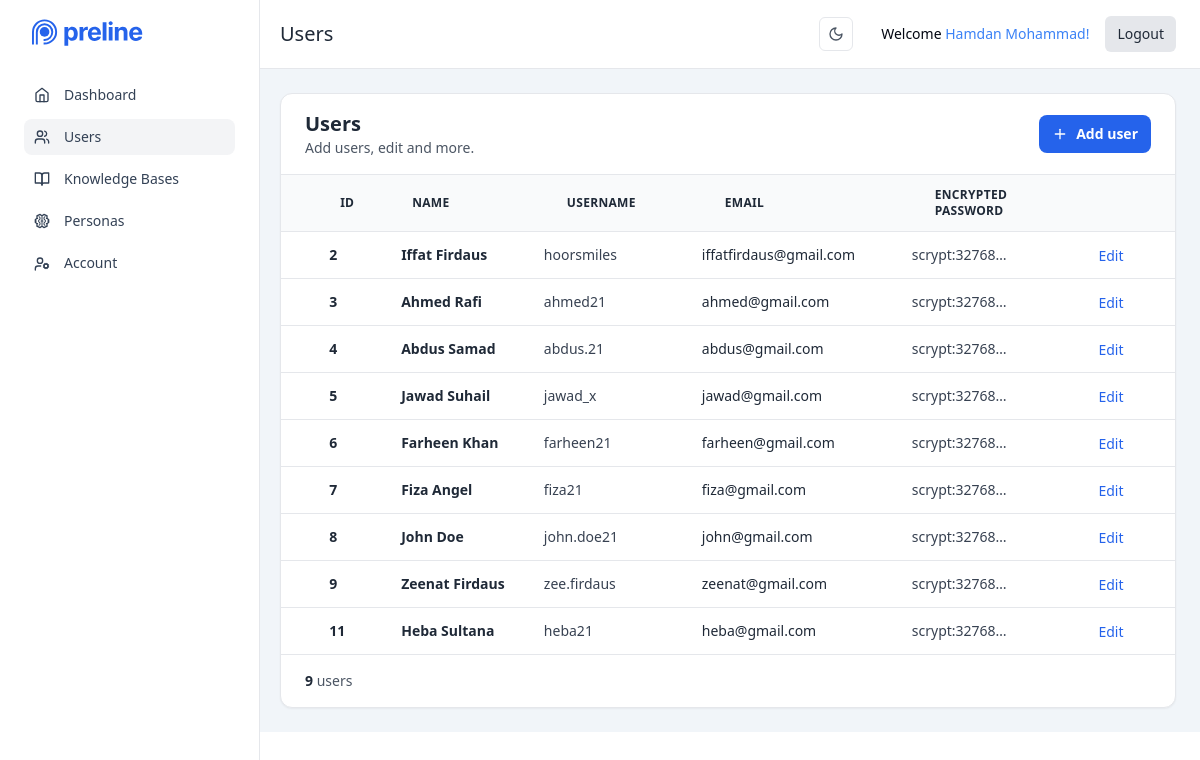
Before: /admin/users (signed in) with the older database file.
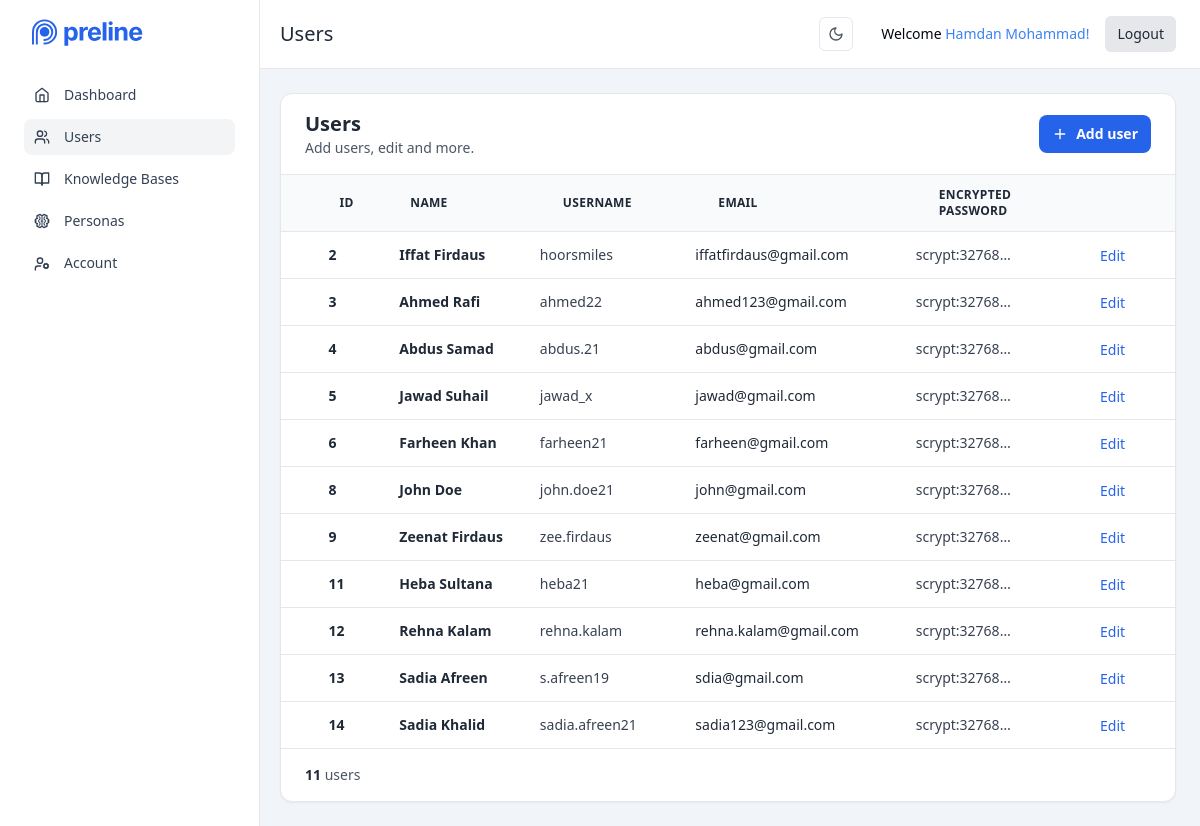
After: the same page with the newer database file.
### models.py (models this page shows, shortened)
class User(UserMixin, db.Model):
    id = db.Column("id", db.Integer, primary_key=True)
    name = db.Column(db.String(100), nullable=False)
    username = db.Column(db.String(100), unique=True, nullable=False)
    email = db.Column(db.String(100), unique=True, nullable=False)
    password = db.Column(db.String(100), nullable=False)
    is_admin = db.Column(db.Boolean, nullable=True, default=False)
    personas = db.relationship('Persona', backref='user', lazy='dynamic')
    data = db.relationship('Data', backref='user', lazy='dynamic')
    conversations = db.relationship('Conversation', backref='user', lazy='dynamic')
    messages = db.relationship('Message', backref='user', lazy='dynamic')

### admin.py (the view, shortened to what this page needs)
@admin.route('/users', methods=['GET', 'POST'])
@login_required
def users():
    if current_user.is_admin:
        user_list = User.query.filter_by(is_admin=False).all()
        return render_template('users.html', users=user_list, count=len(user_list))
    else:
        abort(401)

### app.py (called while the page is built)
@login_manager.user_loader
def load_user(user_id):
    return User.query.get(int(user_id))

### templates/admin/users.html (shortened to what this page needs)
{% extends "admin_base.html" %}
{% block content %}
<div class="flex flex-col">
  <div class="-m-1.5 overflow-x-auto">
    <div class="p-1.5 min-w-full inline-block align-middle">
      <div
        class="bg-white border border-gray-200 rounded-xl shadow-sm overflow-hidden dark:bg-slate-800 dark:border-slate-700">
        <div
          class="px-6 py-4 grid gap-3 md:flex md:justify-between md:items-center border-b border-gray-200 dark:border-slate-700">
          <div>
            <h2 class="text-xl font-semibold text-gray-800 dark:text-slate-200">
              Users
            </h2>
            <p class="text-sm text-gray-600 dark:text-slate-400">
              Add users, edit and more.
            </p>
          </div>
          <div>
            <div class="inline-flex gap-x-2">
              <button type="button"
                class="py-2 px-3 inline-flex items-center gap-x-2 text-sm font-semibold rounded-lg border border-transparent bg-blue-600 text-white hover:bg-blue-700 disabled:opacity-50 disabled:pointer-events-none"
                data-hs-overlay="#hs-static-backdrop-modal">
                <svg class="flex-shrink-0 size-4" xmlns="http://www.w3.org/2000/svg" width="24" height="24"
                  viewBox="0 0 24 24" fill="none" stroke="currentColor" stroke-width="2" stroke-linecap="round"
                  stroke-linejoin="round">
                  <path d="M5 12h14" />
                  <path d="M12 5v14" />
                </svg>
                Add user
              </button>
            </div>
          </div>
        </div>
        <table class="min-w-full divide-y divide-gray-200 dark:divide-slate-700">
          <thead class="bg-gray-50 dark:bg-slate-800">
            <tr>
              <th scope="col" class="ps-6 py-3 text-start"></th>
              <th scope="col" class="px-6 py-3 text-start">
                <div class="flex items-center gap-x-2">
                  <span class="text-xs font-semibold uppercase tracking-wide text-gray-800 dark:text-slate-200">
                    ID
                  </span>
                </div>
              </th>
              <th scope="col" class="ps-6 lg:ps-3 xl:ps-0 pe-6 py-3 text-start">
                <div class="flex items-center gap-x-2">
                  <span class="text-xs font-semibold uppercase tracking-wide text-gray-800 dark:text-slate-200">
                    Name
                  </span>
                </div>
              </th>
              <th scope="col" class="px-6 py-3 text-start">
                <div class="flex items-center gap-x-2">
                  <span class="text-xs font-semibold uppercase tracking-wide text-gray-800 dark:text-slate-200">
                    Username
                  </span>
                </div>
              </th>
              <th scope="col" class="px-6 py-3 text-start">
                <div class="flex items-center gap-x-2">
                  <span class="text-xs font-semibold uppercase tracking-wide text-gray-800 dark:text-slate-200">
                    Email
                  </span>
                </div>
              </th>
              <th scope="col" class="px-6 py-3 text-start">
                <div class="flex items-center gap-x-2">
                  <span class="text-xs font-semibold uppercase tracking-wide text-gray-800 dark:text-slate-200">
                    Encrypted Password
                  </span>
                </div>
              </th>
              <th scope="col" class="px-6 py-3 text-end"></th>
            </tr>
          </thead>
          <tbody class="divide-y divide-gray-200 dark:divide-slate-700">
            {% for user in users %}
            <tr>
              <td class="size-px whitespace-nowrap">
                <div class="ps-6 py-3"></div>
              </td>
              <td class="size-px whitespace-nowrap">
                <div class="ps-6 lg:ps-3 xl:ps-0 pe-6 py-3">
                  <div class="flex items-center gap-x-3">
                    <div class="grow block text-sm font-semibold text-gray-800 dark:text-slate-200">
                      {{ user.id }}
                    </div>
                  </div>
                </div>
              </td>
              <td class="size-px whitespace-nowrap">
                <div class="py-3">
                  <span class="block text-sm font-semibold text-gray-800 dark:text-slate-200">
                  {{ user.name }}</span>
                </div>
              </td>
              <td class="size-px whitespace-nowrap">
                <div class="py-3">
                  <span class="block text-sm text-gray-700 dark:text-slate-300">
                    {{ user.username }}</span>
                </div>
              </td>
              <td class="size-px whitespace-nowrap">
                <div class="py-3">
                  <span class="block text-sm text-gray-800 dark:text-slate-200">
                    {{ user.email }}</span>
                </div>
              </td>
              <td class="size-px whitespace-nowrap">
                <div class="py-3 block max-w-24 text-sm text-gray-700 dark:text-slate-300 truncate">
                  {{ user.password }}
                </div>
              </td>
              <td class="size-px whitespace-nowrap">
                <div class="px-6 py-1.5">
                  <button
                  class="inline-flex items-center gap-x-1 text-sm text-blue-600 decoration-2 hover:underline font-medium dark:text-blue-500"
                  data-hs-overlay="#hs-static-backdrop-modal-edit">
                    Edit
                </button>
                </div>
              </td>
            </tr>
            {% endfor %}
          </tbody>
        </table>
        <div
          class="px-6 py-4 grid gap-3 md:flex md:justify-between md:items-center border-t border-gray-200 dark:border-slate-700">
          <div>
            <p class="text-sm text-gray-600 dark:text-slate-400">
              <span class="font-semibold text-gray-800 dark:text-slate-200">{{ count }}</span> users
            </p>
          </div>
        </div>
      </div>
    </div>
  </div>
</div>
{% endblock %}

### templates/admin/admin_base.html (shortened to what this page needs)
<!DOCTYPE html>
<html lang="en">
<head>
  <link rel="stylesheet" href="{{ url_for('static',filename='dist/css/output.css') }}">
</head>
<body>
  <header
    class="sticky top-0 inset-x-0 flex flex-wrap sm:justify-start sm:flex-nowrap z-[48] w-full bg-white border-b text-sm py-2.5 sm:py-4 lg:ps-64 dark:bg-slate-800 dark:border-slate-700">
    <nav class="flex basis-full items-center w-full mx-auto px-4 sm:px-6" aria-label="Global">
      <div class="w-full flex items-center justify-end ms-auto sm:justify-between sm:gap-x-3 sm:order-3">
        <div class="hidden sm:block">
          <p class="text-xl font-medium text-gray-800 dark:text-white">
            {{ request.path.removeprefix('/admin/').title() }}
          </p>
        </div>
        <div class="flex flex-row items-center justify-end gap-2">
          <div>
            <button type="button"
              class="mx-3 p-2 border hover:border-gray-300 dark:hover:border-gray-600 rounded-md hs-dark-mode-active:hidden block hs-dark-mode group flex items-center text-gray-600 hover:text-blue-600 font-medium dark:text-gray-400 dark:hover:text-gray-500"
              data-hs-theme-click-value="dark">
              <svg class="flex-shrink-0 size-4" xmlns="http://www.w3.org/2000/svg" width="24" height="24"
                viewBox="0 0 24 24" fill="none" stroke="currentColor" stroke-width="2" stroke-linecap="round"
                stroke-linejoin="round">
                <path d="M12 3a6 6 0 0 0 9 9 9 9 0 1 1-9-9Z" />
              </svg>
            </button>
          </div>
          <p class="p-2 text-gray-950 dark:text-white">Welcome
            <span class="font-medium text-blue-500">{{ current_user.name }}!</span>
          </p>
          <a href="{{ url_for('logout') }}"
            class="bg-gray-200 dark:bg-gray-900 text-gray-800 dark:text-white px-3 py-2 rounded-md text-sm font-medium">
            Logout</a>
        </div>
      </div>
    </nav>
  </header>
  <div id="application-sidebar" class="hs-overlay [--auto-close:lg]
    hs-overlay-open:translate-x-0
    -translate-x-full transition-all duration-300 transform
    w-[260px]
    hidden
    fixed inset-y-0 start-0 z-[60]
    bg-white border-e border-gray-200
    lg:block lg:translate-x-0 lg:end-auto lg:bottom-0
    dark:bg-slate-800 dark:border-slate-700
   ">
    <div class="px-8 pt-4">
      <a class="flex-none rounded-xl text-xl inline-block font-semibold focus:outline-none focus:opacity-80"
        href="#" aria-label="Preline">
      </a>
    </div>
    <nav class="hs-accordion-group p-6 w-full flex flex-col flex-wrap" data-hs-accordion-always-open>
      <ul class="space-y-1.5">
        <li>
          <a class="flex items-center gap-x-3.5 py-2 px-2.5 hover:bg-gray-100 dark:hover:bg-slate-700 text-sm rounded-lg {% if request.path == url_for('admin.dashboard') %} bg-gray-100 text-slate-700 dark:bg-slate-700 dark:text-white {% else %} text-slate-700 dark:text-slate-400{% endif %}"
            href="{{ url_for('admin.dashboard') }}">
            <svg class="flex-shrink-0 size-4" xmlns="http://www.w3.org/2000/svg" width="24" height="24"
              viewBox="0 0 24 24" fill="none" stroke="currentColor" stroke-width="2" stroke-linecap="round"
              stroke-linejoin="round">
              <path d="m3 9 9-7 9 7v11a2 2 0 0 1-2 2H5a2 2 0 0 1-2-2z" />
              <polyline points="9 22 9 12 15 12 15 22" />
            </svg>
            Dashboard
          </a>
        </li>
        <li>
          <a class="flex items-center gap-x-3.5 py-2 px-2.5 hover:bg-gray-100 dark:hover:bg-slate-700 text-sm rounded-lg {% if request.path == url_for('admin.users') %} bg-gray-100 text-slate-700 dark:bg-slate-700 dark:text-white {% else %} text-slate-700 dark:text-slate-400{% endif %}"
            href="{{ url_for('admin.users') }}">
            Users
          </a>
        </li>
        <li>
          <a class="flex items-center gap-x-3.5 py-2 px-2.5 hover:bg-gray-100 dark:hover:bg-slate-700 text-sm rounded-lg {% if request.path == url_for('admin.data') %} bg-gray-100 text-slate-700 dark:bg-slate-700 dark:text-white {% else %} text-slate-700 dark:text-slate-400{% endif %}"
            href="{{ url_for('admin.data') }}">
            Knowledge Bases
          </a>
        </li>
        <li>
          <a class="flex items-center gap-x-3.5 py-2 px-2.5 hover:bg-gray-100 dark:hover:bg-slate-700 text-sm rounded-lg {% if request.path == url_for('admin.personas') %} bg-gray-100 text-slate-700 dark:bg-slate-700 dark:text-white {% else %} text-slate-700 dark:text-slate-400{% endif %}"
            href="{{ url_for('admin.personas') }}">
            Personas
          </a>
        </li>
        <li>
          <a class="flex items-center gap-x-3.5 py-2 px-2.5 hover:bg-gray-100 dark:hover:bg-slate-700 text-sm rounded-lg {% if request.path == url_for('admin.account') %} bg-gray-100 text-slate-700 dark:bg-slate-700 dark:text-white {% else %} text-slate-700 dark:text-slate-400{% endif %}"
            href="{{ url_for('admin.account') }}">
            Account
          </a>
        </li>
      </ul>
    </nav>
  </div>
  <div class="w-full lg:ps-64">
    <div class="bg-slate-100 dark:bg-slate-600 p-4 sm:p-6 space-y-4 sm:space-y-6">
      {% block content %}{% endblock %}
    </div>
  </div>
</body>
</html>

Changed rows visible on the page:
removed User: id "7", name "Fiza Angel", username "fiza21", email "fiza@gmail.com", password "scrypt:32768…"
changed User "Ahmed Rafi": username "ahmed21" → "ahmed22"; email "ahmed@gmail.com" → "ahmed123@gmail.com"
added User: id "12", name "Rehna Kalam", username "rehna.kalam", email "rehna.kalam@gmail.com", password "scrypt:32768…"
added User: id "13", name "Sadia Afreen", username "s.afreen19", email "sdia@gmail.com", password "scrypt:32768…"
added User: id "14", name "Sadia Khalid", username "sadia.afreen21", email "sadia123@gmail.com", password "scrypt:32768…"
Other visible differences:
{{ count }}: "9" → "11"
